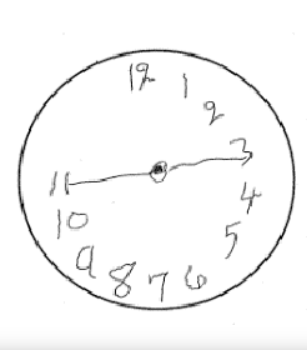
#> input picture img/3.png, 307 x 350 px, given in place of img, which was not available
$ python coordinating.py ../img
#> lines starting #> are read from the running program, lines starting #| are printed output that depends on the picture; after the words box and inside, x2 and y2 are one past the last pixel; in counts of white or black regions, pixels touching at a corner belong together; long printed decimals are rounded; pictures that were not available may be replaced by others from this repository, and a replacement may not be noted
import sys
import cv2 as cv
import math
import matplotlib.pyplot as plt

def get_drawing_range(img, axis):
    height = img.shape[0]
    width = img.shape[1]
    right = 0
    left = width - 1
    bottom = height - 1
    top = 0
    for row in range(height - 1):
        for col in range(width - 1):
            if img[row][col] != 0:
                continue
            if row < (height / 2):
                if row < bottom:
                    bottom = row
            else:
                if row > top:
                    top = row
            if col < (width / 2):
                if col < left:
                    left = col
            else:
                if col > right:
                    right = col
    if axis == 0:
        return (left, right)
    if axis == 1:
        return (bottom, top)
    return (0, 0)

def get_circle_radius(img):
    (left, right) = get_drawing_range(img, 0)
    (bottom, top) = get_drawing_range(img, 1)
    radius = (top - bottom) / 2 if ((top - bottom) / 2) < ((right - left) / 2) else (right - left) / 2
    return (radius, (right - left) / 2, (top - bottom) / 2)

def get_drawing_point_coord(img, x):
    height = img.shape[0]
    width = img.shape[1]
    bottom = height - 1
    top = 0
    for y in range(height - 1):
        if img[y][x] != 0:
            continue
        if y < (height / 2):
            # update bottom
            if y < bottom:
                bottom = y
        else:
            if y > top:
                top = y
    return (bottom, top)

def get_inscribed_circle_coord(origin_x, origin_y, r, x):
    # (x - r) * (x - r) + (y - r) * (y - r) = r * r
    # print("origin_x = {}, origin_y = {}, r = {}, x = {}".format(origin_x, origin_y, r, x))
    if r * r < ((x - origin_x) * (x - origin_x)):
        return (origin_y, origin_y)
    y1 = origin_y - math.sqrt(r * r - ((x - origin_x) * (x - origin_x)))
    y2 = origin_y + math.sqrt(r * r - ((x - origin_x) * (x - origin_x)))
    return (y1, y2)

def sample_and_diff(img):
    height = img.shape[0]
    width = img.shape[1]
    power2_delta = 0
    (radius, origin_x, origin_y) = get_circle_radius(img)
    print("radius = {}, origin_x = {}, origin_y = {}".format(radius, origin_x, origin_y))
    (left, right) = get_drawing_range(img, 0)
    for x in range(left, right):
        (bottom, top) = get_drawing_point_coord(img, x)
        (y1, y2) = get_inscribed_circle_coord(origin_x, origin_y, radius, x)
        if y1 == y2:
            break
        # print("x = {}, bottom = {}, y1 = {}, --|-- top = {}, y2 = {}".format(x, bottom, y1, top, y2))
        power2_delta += (y1 - bottom) * (y1 - bottom) + (y2 - top) * (y2 - top)
    power2_delta = power2_delta / ((right - left) * radius * radius)
    return power2_delta

def coordinate_img(img_dir):
    """
    coordinate image
    """
#> called with img_dir = '../img'
    img = cv.imread(img_dir)
#> img is the input picture: shape (350, 307, 3); min 0, max 255, mean 247.4
    gray = cv.cvtColor(img, cv.COLOR_BGR2GRAY)
    ret, th1 = cv.threshold(img, 127, 255, cv.THRESH_BINARY)
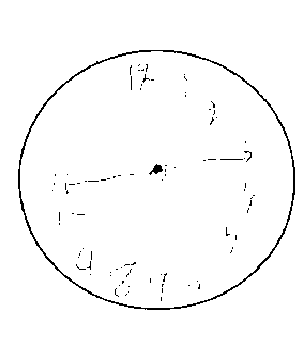
#> th1: shape (350, 307, 3); 97.9% white; black in thin lines or dots, all inside (x1, y1, x2, y2) = (18, 50, 295, 310)
    img = cv.adaptiveThreshold(gray, 255, cv.ADAPTIVE_THRESH_GAUSSIAN_C, cv.THRESH_BINARY, 11, 2)
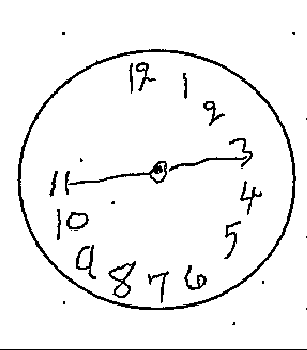
#> img: shape (350, 307); 94.9% white; black in thin lines or dots
    # Get the histogram data of image 1, then using normalize the picture for better compare
    print("=========== img ===========")
    # print(img)
    height = img.shape[0]
#> height = 350
    width = img.shape[1]
#> width = 307
    print("img with size {} x {}".format(width, height))
#| img with size 307 x 350
    left = 0
    right = 0
    top = 0
    bottom = 0
    eer = 0.02 # edge erase ratio
    for row in range(height - 1):
        for col in range(width - 1):
            if (col < width * eer) or (col > width * (1 - eer)) or (row > height * (1 - eer)) or (row < height * eer):
                img[row][col] = 255
                # print("img[{}][{}] = {}".format(col, row, img[col][row]))
    score_circle = 2 - sample_and_diff(img)
#> in get_circle_radius, `(left, right) = get_drawing_range(img, 0)`: left = 17; right = 295
#> in get_circle_radius, `(bottom, top) = get_drawing_range(img, 1)`: bottom = 32; top = 324
#> in get_circle_radius, `radius = (top - bottom) / 2 if ((top - bottom) / 2) < ((right - left) ..`: radius = 139
#> in sample_and_diff, `(radius, origin_x, origin_y) = get_circle_radius(img)`: origin_y = 146
#| radius = 139.0, origin_x = 139.0, origin_y = 146.0
#> in sample_and_diff, `(left, right) = get_drawing_range(img, 0)`: left = 17; right = 295
#> the loop in sample_and_diff, `for x in range(left, right):` made 262 passes
#> (bottom, top, y1, y2, power2_delta) on passes 1 to 3: (349, 180, 79.39, 212.6, 73753.5), (164, 195, 77.59, 214.4, 81597), (158, 200, 75.85, 216.1, 88606.4)
#> after the loop in sample_and_diff, `for x in range(left, right):`: power2_delta = 829611.2
#> in sample_and_diff, `power2_delta = power2_delta / ((right - left) * radius * radius)`: power2_delta = 0.154
#> score_circle = 1.85
    score_circle = 0 if score_circle < 0 else score_circle
    score_circle = 2 if score_circle > 2 else score_circle

    print("get score of circle {}: {}".format(img_dir, score_circle))
#| get score of circle ../img: 1.846
    # cv.imwrite("../tmp/" + img_dir.split("/")[2].split(".")[0] + "_bin.png", img)

if __name__ == "__main__":
    img_dir = sys.argv[1]
    coordinate_img(img_dir)

$ run again, on img/4.png
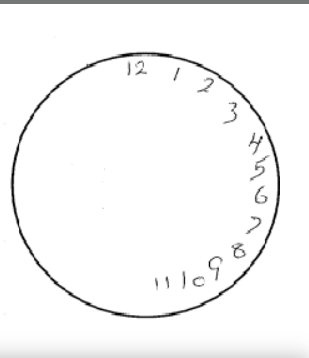
#> input picture img/4.png, 309 x 358 px, given in place of img, which was not available
#> in coordinate_img, img is the input picture: shape (358, 309, 3); mean B, G, R 247.2, 247.2, 247.2
#> in coordinate_img, `ret, th1 = cv.threshold(img, 127, 255, cv.THRESH_BINARY)`:
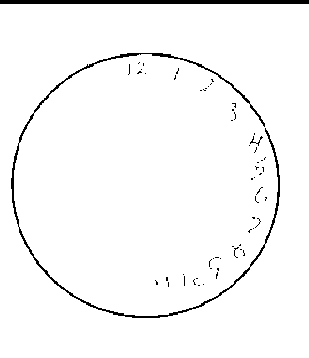
#> th1: shape (358, 309, 3); 97% white; 60 black regions (57 under 20 px), largest, box (x1, y1, x2, y2) and area: (11, 53, 280, 318) 1833, (0, 0, 309, 4) 1236, (250, 136, 263, 146) 31
#| img with size 309 x 358
#> after the loop in coordinate_img, `for row in range(height - 1):`:
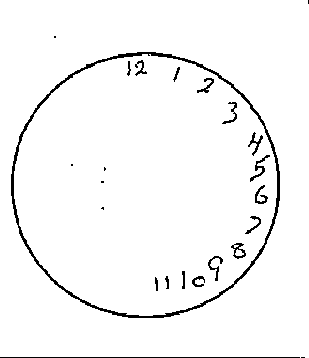
#> img: shape (358, 309); 96.6% white; black in thin lines or dots
#> in get_circle_radius, `(left, right) = get_drawing_range(img, 0)`: left = 11; right = 279
#> in get_circle_radius, `(bottom, top) = get_drawing_range(img, 1)`: bottom = 36; top = 317
#> in get_circle_radius, `radius = (top - bottom) / 2 if ((top - bottom) / 2) < ((right - left) ..`: radius = 134
#> in sample_and_diff, `(radius, origin_x, origin_y) = get_circle_radius(img)`: origin_y = 140.5
#| radius = 134.0, origin_x = 134.0, origin_y = 140.5
#> in sample_and_diff, `(left, right) = get_drawing_range(img, 0)`: left = 11; right = 279
#> the loop in sample_and_diff, `for x in range(left, right):` made 258 passes
#> (bottom, top, y1, y2, power2_delta) on passes 1 to 3: (174, 195, 87.33, 193.7, 7513.4), (166, 203, 85.07, 195.9, 14112.4), (161, 208, 82.92, 198.1, 20306.7)
#> after the loop in sample_and_diff, `for x in range(left, right):`: power2_delta = 1073419.5
#> in sample_and_diff, `power2_delta = power2_delta / ((right - left) * radius * radius)`: power2_delta = 0.223
#> score_circle = 1.78
#| get score of circle ../img: 1.777

$ run again, on img/early.png
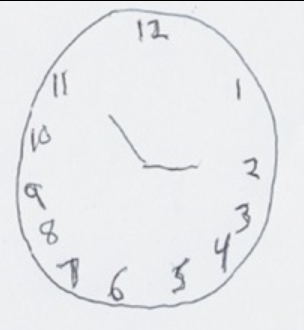
#> input picture img/early.png, 304 x 330 px, given in place of img, which was not available
#> in coordinate_img, img is the input picture: shape (330, 304, 3); mean B, G, R 236.4, 234, 232.5
#> in coordinate_img, `img = cv.adaptiveThreshold(gray, 255, cv.ADAPTIVE_THRESH_GAUSSIAN_C, c..`:
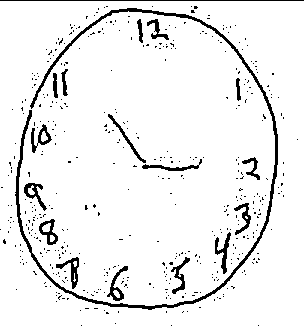
#> img: shape (330, 304); 93.4% white; 459 black regions (441 under 20 px), largest, box (x1, y1, x2, y2) and area: (15, 8, 278, 310) 2724, (0, 0, 304, 1) 304, (215, 232, 231, 274) 230
#| img with size 304 x 330
#> after the loop in coordinate_img, `for row in range(height - 1):`:
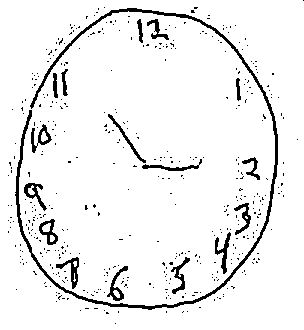
#> img: shape (330, 304); 93.7% white; 450 black regions (433 under 20 px), largest, box (x1, y1, x2, y2) and area: (15, 8, 278, 310) 2724, (215, 232, 231, 274) 230, (56, 257, 79, 289) 225
#> in get_circle_radius, `(left, right) = get_drawing_range(img, 0)`: left = 8; right = 297
#> in get_circle_radius, `(bottom, top) = get_drawing_range(img, 1)`: bottom = 7; top = 323
#> in get_circle_radius, `radius = (top - bottom) / 2 if ((top - bottom) / 2) < ((right - left) ..`: radius = 144.5
#> in sample_and_diff, `(radius, origin_x, origin_y) = get_circle_radius(img)`: origin_y = 158
#| radius = 144.5, origin_x = 144.5, origin_y = 158.0
#> in sample_and_diff, `(left, right) = get_drawing_range(img, 0)`: left = 8; right = 297
#> the loop in sample_and_diff, `for x in range(left, right):` made 282 passes
#> (bottom, top, y1, y2, power2_delta) on passes 1 to 3: (329, 232, 110.6, 205.4, 48411.1), (162, 0, 107.8, 208.2, 94695.8), (162, 227, 105.2, 210.8, 98186.1)
#> after the loop in sample_and_diff, `for x in range(left, right):`: power2_delta = 1119900
#> in sample_and_diff, `power2_delta = power2_delta / ((right - left) * radius * radius)`: power2_delta = 0.186
#> score_circle = 1.81
#| get score of circle ../img: 1.814
